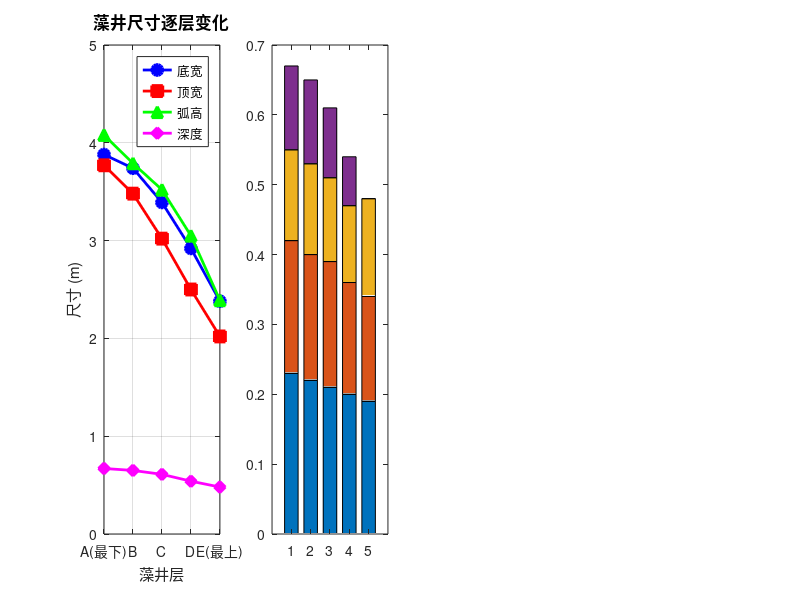

Here is the MATLAB script that generated this plot: (Note: this script raises an error after producing the figure.)
% plot_coffers.m
% 藻井尺寸可视化 + 减重分析
% 数据来源: pantheondata.txt (C++ 输出)
% MATLAB R2026a

clear; close all;

% ========== 实测数据（自动填入） ==========
layer_names = {'A(最下)', 'B', 'C', 'D', 'E(最上)'};
arc_h    = [4.08, 3.79, 3.52, 3.05, 2.39];   % 弧高 m
w_bot    = [3.88, 3.74, 3.39, 2.92, 2.38];   % 底宽 m
w_top    = [3.77, 3.48, 3.02, 2.50, 2.02];   % 顶宽 m
depth    = [0.67, 0.65, 0.61, 0.54, 0.48];   % 深度 m
V_single = [10.78, 9.16, 7.08, 4.57, 2.58];  % 单个体积 m³
V_layer  = [301.84, 256.55, 198.17, 128.09, 72.22];  % 层体积 m³
M_layer  = [633.86, 538.76, 416.16, 269.00, 130.00]; % 层质量 吨

M_total  = 24587.5;      % 无藻井穹顶总质量 吨
M_coffer = 1987.79;      % 藻井挖去总质量 吨
B_pct    = 8.085;        % 减重比例 %

% 四级台阶深度 (Table 3)
step_depth = [0.23 0.19 0.13 0.12;
              0.22 0.18 0.13 0.12;
              0.21 0.18 0.12 0.10;
              0.20 0.16 0.11 0.07;
              0.19 0.15 0.14  NaN];

fprintf('========== 藻井减重汇总 ==========\n');
fprintf('无藻井穹顶总质量: %.0f 吨\n', M_total);
fprintf('藻井挖去总质量:   %.0f 吨\n', M_coffer);
fprintf('减重比例:         %.2f %%\n', B_pct);
fprintf('藻井挖去总体积:   %.2f m³\n', sum(V_layer));
fprintf('==================================\n');

% ========== 图1: 藻井尺寸 + 台阶 + 减重 ==========
figure('Position', [50, 80, 1100, 420], 'Name', '藻井几何分析');

% --- (a) 藻井尺寸变化 ---
subplot(1,4,1);
x = 1:5;
hold on;
plot(x, w_bot, 'bo-', 'LineWidth', 2, 'MarkerFaceColor', 'b', 'MarkerSize', 8);
plot(x, w_top, 'rs-', 'LineWidth', 2, 'MarkerFaceColor', 'r', 'MarkerSize', 8);
plot(x, arc_h, 'g^-', 'LineWidth', 2, 'MarkerFaceColor', 'g', 'MarkerSize', 8);
plot(x, depth, 'md-', 'LineWidth', 2, 'MarkerFaceColor', 'm', 'MarkerSize', 8);
hold off;
set(gca, 'XTick', 1:5, 'XTickLabel', layer_names);
xlabel('藻井层', 'FontSize', 11);
ylabel('尺寸 (m)', 'FontSize', 11);
title('藻井尺寸逐层变化', 'FontSize', 12);
legend({'底宽', '顶宽', '弧高', '深度'}, 'FontSize', 9, 'Location', 'northeast');
grid on; box on;

% --- (b) 四级台阶深度堆积 ---
subplot(1,4,2);
h_bar = bar(step_depth, 'stacked', 'BarWidth', 0.7);
colormap(gca, parula(4));
set(gca, 'XTick', 1:5, 'XTickLabel', layer_names);
xlabel('藻井层', 'FontSize', 11);
ylabel('深度 (m)', 'FontSize', 11);
title('四级阶梯深度分布', 'FontSize', 12);
legend({'第1级', '第2级', '第3级', '第4级'}, ...
    'FontSize', 8, 'Location', 'northeast');
grid on; box on;

% --- (c) 各层减重贡献 ---
subplot(1,4,3);
bar_colors = lines(5);
h_bar2 = bar(M_layer, 'FaceColor', 'flat');
for i = 1:5
    h_bar2.CData(i,:) = bar_colors(i,:);
end
set(gca, 'XTick', 1:5, 'XTickLabel', layer_names);
xlabel('藻井层', 'FontSize', 11);
ylabel('质量 (吨)', 'FontSize', 11);
title('每层藻井挖去质量', 'FontSize', 12);
for i = 1:5
    text(i, M_layer(i) + 10, sprintf('%.0f', M_layer(i)), ...
        'HorizontalAlignment', 'center', 'FontSize', 9, 'FontWeight', 'bold');
end
grid on; box on;

% --- (d) 减重比例饼图 ---
subplot(1,4,4);
pie_data = [M_coffer, M_total - M_coffer];
h_pie = pie(pie_data, {sprintf('藻井\n%.0f吨', M_coffer), ...
                       sprintf('穹顶保留\n%.0f吨', M_total-M_coffer)});
for i = 2:2:length(h_pie)
    h_pie(i).FontSize = 11;
    h_pie(i).FontWeight = 'bold';
end
title(sprintf('减重: %.1f%%', B_pct), 'FontSize', 13);

saveas(gcf, 'fig_coffer_geometry.png');
fprintf('已保存: fig_coffer_geometry.png\n');
